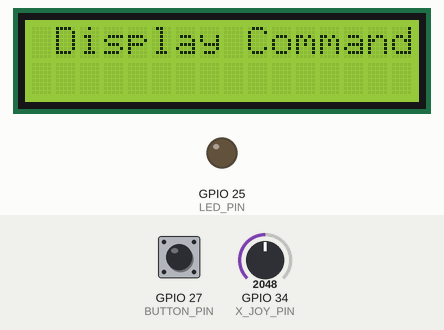
Bench run of a program on a simulated ESP32. Parts: 16×2 character LCD, output pins drawn as LEDs (lit = HIGH). The test bench sets the inputs (shaded band); at power-on: GPIO 27 (BUTTON_PIN) HIGH, GPIO 34 (X_JOY_PIN) = 2048. WiFi joins after 1.5 s; servers stay silent unless stated; what the program prints to the serial monitor is not drawn.

Above: at 2.7 s.
2.8 s: GPIO 27 (BUTTON_PIN) pulled LOW for 1.3 s
At 4.3 s:
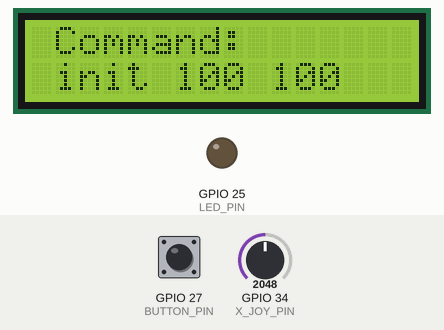
7.2 s: GPIO 34 (X_JOY_PIN) set to 1793
11.4 s: GPIO 34 (X_JOY_PIN) set to 1703
At 13.0 s:
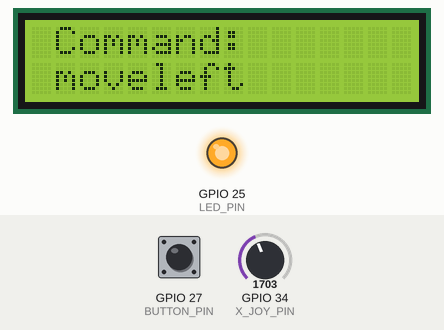
13.5 s: GPIO 27 (BUTTON_PIN) pulled LOW for 3.2 s
At 15.8 s:
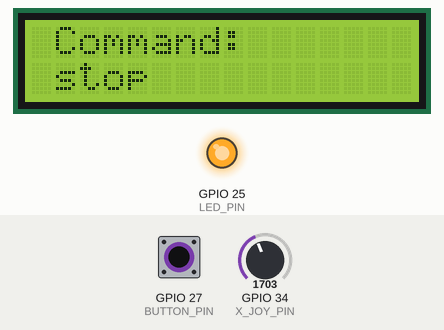
Timing chart, 0 to 18.6 s (numbered marks = the images above; inputs shaded):
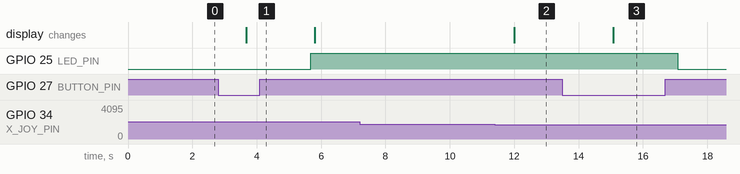

Measured:
- the behaviour switches between 1751 and 1750 on GPIO 34 (X_JOY_PIN) (found by bisection; images 1 and 2)
- after the input at 2.8 s, GPIO 25 (LED_PIN): LOW → HIGH after 2.9 s; the display: changes after 0.87 s (image 1)
- after the input at 7.2 s, every drawn part: stays the same
- after the input at 11.4 s, the display: changes after 0.60 s (image 2)
- after the input at 13.5 s, GPIO 25 (LED_PIN): HIGH → LOW after 3.6 s; the display: changes after 1.6 s (image 3)

The program:

main.cpp
```cpp
#include <Arduino.h>
#include "WiFi.h"
#include "AsyncUDP.h"
#include "WiFi.h"

#include <Drone.h>

const int X_JOY_PIN = 34;
const int Y_JOY_PIN = 35;
const int BUTTON_PIN = 27;
const int LED_PIN = 25;
const uint8_t LCD_ADDR = 0x27;
int buttonState = 0;

const char *ssid = "wifi ssid";
const char *password = "wifi password";
Drone drone = Drone(X_JOY_PIN, Y_JOY_PIN, BUTTON_PIN, LED_PIN, LCD_ADDR); // Instantiate object

void SetupWifi()
{
    WiFi.mode(WIFI_STA);
    WiFi.begin(ssid, password);
    if (WiFi.waitForConnectResult() != WL_CONNECTED)
    {
        Serial.println("WiFi Failed");
    }
    else
    {
        Serial.println("WiFi Connected...");
    }
}

void setup()
{
    Serial.begin(9600);
    SetupWifi();

    buttonState = 0;
}


void loop()
{
    delay(1000);
    buttonState = digitalRead(BUTTON_PIN);
    Serial.print("buttonState: ");
    Serial.println(buttonState);

    if (buttonState == 0)
    {
        drone.ChangeStatus();
    }

    if (drone.droneIsOn())
    {
        Serial.println("droneIsOn");

        std::pair<int, int> xy = drone.joystick->getJoystickValues();
        drone.Move(xy);
    }
}
```

Button.h
```cpp
#ifndef Button_h
#define Button_h

#include "Arduino.h"

class Button {
public:
  Button(int buttonPin) {
    this->buttonPin = buttonPin;
    pinMode(this->buttonPin, INPUT_PULLUP);
  }

  bool isPressed() { return digitalRead(buttonPin) == 0; }

private:
  int buttonPin = 0;
};

#endif
```

Drone.h
```cpp
#ifndef Drone_h
#define Drone_h

#include "Arduino.h"
#include "Joystick.h"
#include "Button.h"
#include "Lcd.h"
#include "led.h"
#include "AsyncUDP.h"

class Drone
{
public:
  Drone(int xJoyPin, int yJoyPin, int buttonPin, int ledPin, uint8_t lcd_addr)
  {

    this->joystick = new Joystick(xJoyPin, xJoyPin);
    this->button = new Button(buttonPin);
    this->lcd = new Lcd(lcd_addr);
    this->led = new Led(ledPin);
  }
  bool droneIsOn() { return this->led->state; }

  void sendCommand(String msg)
  {
    ////PixelEmulator
    udp.writeTo((const uint8_t *)msg.c_str(),
                msg.length(),
                IPAddress(192, 168, 1, 39),
                7000);

    //Real Drone
    // udp.writeTo((const uint8_t *)msg.c_str(),
    //             msg.length(),
    //             IPAddress(192, 168, 10, 1),
    //             7000);

    this->lcd->WriteMessage(msg);
    Serial.println(msg);
  }

  void ChangeStatus()
  {
    if (droneIsOn())
    {
      StopDrone();
    }
    else
    {
      InitDrone();
    }
  }

  void Move(std::pair<int, int> xy)
  {
    bool isMoving = this->joystick->isInDeadzone() == false;
    if (isMoving)
    {
      Serial.println("Joystick Moving");
      MoveDrone(xy);
    }
  }

  Joystick *joystick;
  Button *button;

private:
  Lcd *lcd;
  Led *led;
  AsyncUDP udp;

  void StopDrone()
  {
    //PixelEmulator
    sendCommand("stop");

    //Real Drone
    //sendCommand("land");
    this->led->off();
    Serial.println(led->status());
  }

  void InitDrone()
  {
    //PixelEmulator
    sendCommand("init 100 100");

    //Real Drone
    //sendCommand("command");
    //sendCommand("takeoff");

    this->led->on();
    Serial.println(led->status());
  }
  void MoveDrone(std::pair<int, int> xy)
  {
    //PixelEmulator

    Serial.print("X: ");
    Serial.println(xy.first);
    Serial.print("Y: ");
    Serial.println(xy.second);
    if (xy.first + xy.second <= 3500)
    {
      //PixelEmulator
      sendCommand("moveleft");
      //Real Drone
      //sendCommand("left 1");
    }
    else
    {
      //PixelEmulator
      sendCommand("moveright");
      //Real Drone
      //sendCommand("right 1");
    }
  }
};

#endif
```

Joystick.h
```cpp
#ifndef Joystick_h
#define Joystick_h

#include "Arduino.h"


class Joystick {
public:
  Joystick(int xPin, int yPin) {
    // Assign values for potentiometers
    this->xPin = xPin;
    this->yPin = yPin;
    detectCenterPosition();

  };

  void setName(String s) { this->name = s; }

  std::pair<int, int> getJoystickValues() {
    int xVal = analogRead(this->xPin);
    int yVal = analogRead(this->yPin);
    return std::make_pair(xVal, yVal);
  }

  bool isInDeadzone() {
    int offset = 60;
    auto joystick = getJoystickValues();

    return std::abs(joystick.first - joyXCenterVal) < offset &&
           std::abs(joystick.second - joyYCenterVal) < offset;
  }


private:
  void detectCenterPosition() {
    auto joystick = getJoystickValues();
    joyXCenterVal = joystick.first;
    joyYCenterVal = joystick.second;
  };

  int xPin = 0;
  int yPin = 0;
  int buttonPin = 0;
  int joyXCenterVal = 0;
  int joyYCenterVal = 0;
  String name = "";
};

#endif
```

Led.h
```cpp
#include <Arduino.h>


class Led {       // The class
  public:
    int pinNumber;
    bool state=false;             // Access specifier
    Led(int pinNumber)
    {
        this->pinNumber = pinNumber;
        pinMode(this->pinNumber, OUTPUT);
    }
    void on()
    {
        digitalWrite(this->pinNumber, HIGH);
        this->state = true;
    }

    void off()
    {
        digitalWrite(this->pinNumber, LOW);
        this->state = false;
    }

    String status()
    {
        String s;
        s += "Led on pin ";
        s += this->pinNumber;
        s += " is ";
        if (this->state)
        {
            s+= "on";
        }else
        {
            s+= "off";
        }

        return s;
    }
};
```

Lcd.h
```cpp
#ifndef LCD_h
#define LCD_h


#include "Arduino.h"
#include <Wire.h>
#include <LiquidCrystal_I2C.h>

class Lcd
{
public:
  Lcd(uint8_t lcd_addr)
  {
    lcd = new LiquidCrystal_I2C(lcd_addr, 20, 2);
    this->lcd->init(); // initialize the lcd
    this->lcd->backlight();
    this->lcd->setCursor(1,0);
    this->lcd->print("Display Commands...");
  };

  void WriteMessage(String msg)
  {
    Serial.print("LCD message: ");
    Serial.println(msg);
    this->lcd->init(); // initialize the lcd
    this->lcd->backlight();
    this->lcd->setCursor(1,0);
    this->lcd->print("Command: ");
    this->lcd->setCursor(1,1);
    this->lcd->print(msg);
    delay(2000);
  }

private:
  LiquidCrystal_I2C *lcd;
};

#endif
```
